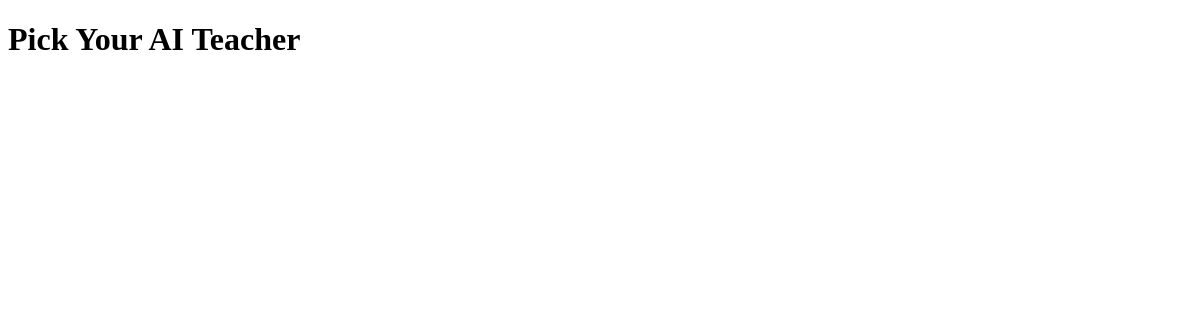
The app's page /, older data.
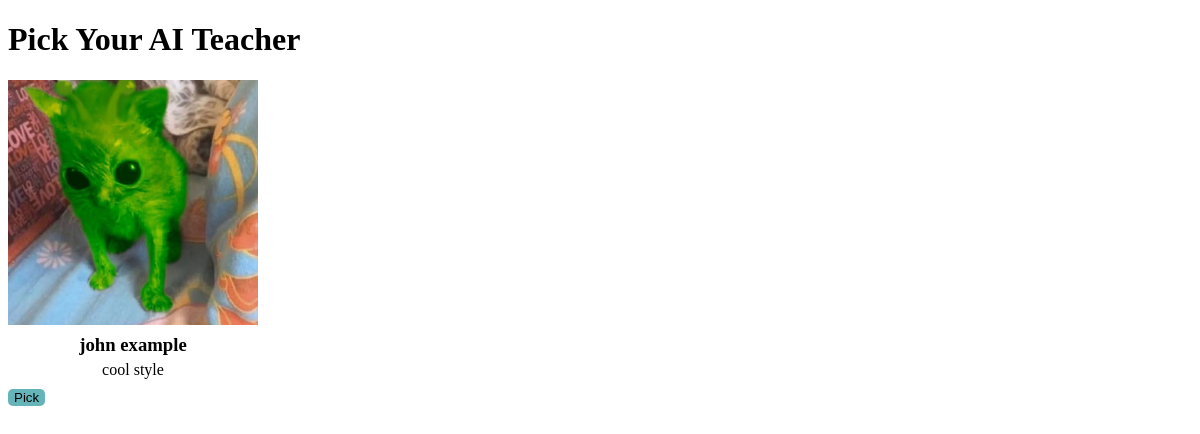
The same page, newer data.
### teacher/models.py (models this page shows, shortened)
class TeachingStyle(models.Model):
    name = models.CharField(max_length=100)
    description = models.TextField()
    avatar = models.ImageField(upload_to='avatars/')
    prompt_template = models.TextField()
    voice = models.CharField(max_length=50, default="alloy")

### teacher/views.py (the view)
# urls.py: path('', views.select_style, name='select_style'),
def select_style(request):
    styles = TeachingStyle.objects.all()
    return render(request, 'select_style.html', {'styles': styles})

### templates/select_style.html (shortened to what this page needs)
<!DOCTYPE html>
<html lang="en">
<head>
</head>
<body>
    <h1>Pick Your AI Teacher</h1>
    <div class="container">
        {% for style in styles %}
        <div class="card" style="max-width: 250px;">
            <img src="{{style.avatar.url}}" alt="{{ style.name }}" style="max-width: 250px;">
            <h3 style="margin: 5px 0; text-align: center;">{{style.name}}</h3>
            <p style="margin: 5px 0; text-align: center;">{{style.description}}</p>
            <a href="{% url 'chat' style.id %}" style="max-width: 250px;">
                <button style="margin: 5px auto; color: black; background-color: rgb(101, 180, 186); border: none; border-radius: 5px;">Pick</button>
            </a>
        </div>
        {% endfor %}
    </div>
</body>
</html>

Row changes from the older to the newer data that the page shows:
added TeachingStyle: avatar (picture), name "john example", description "cool style"
